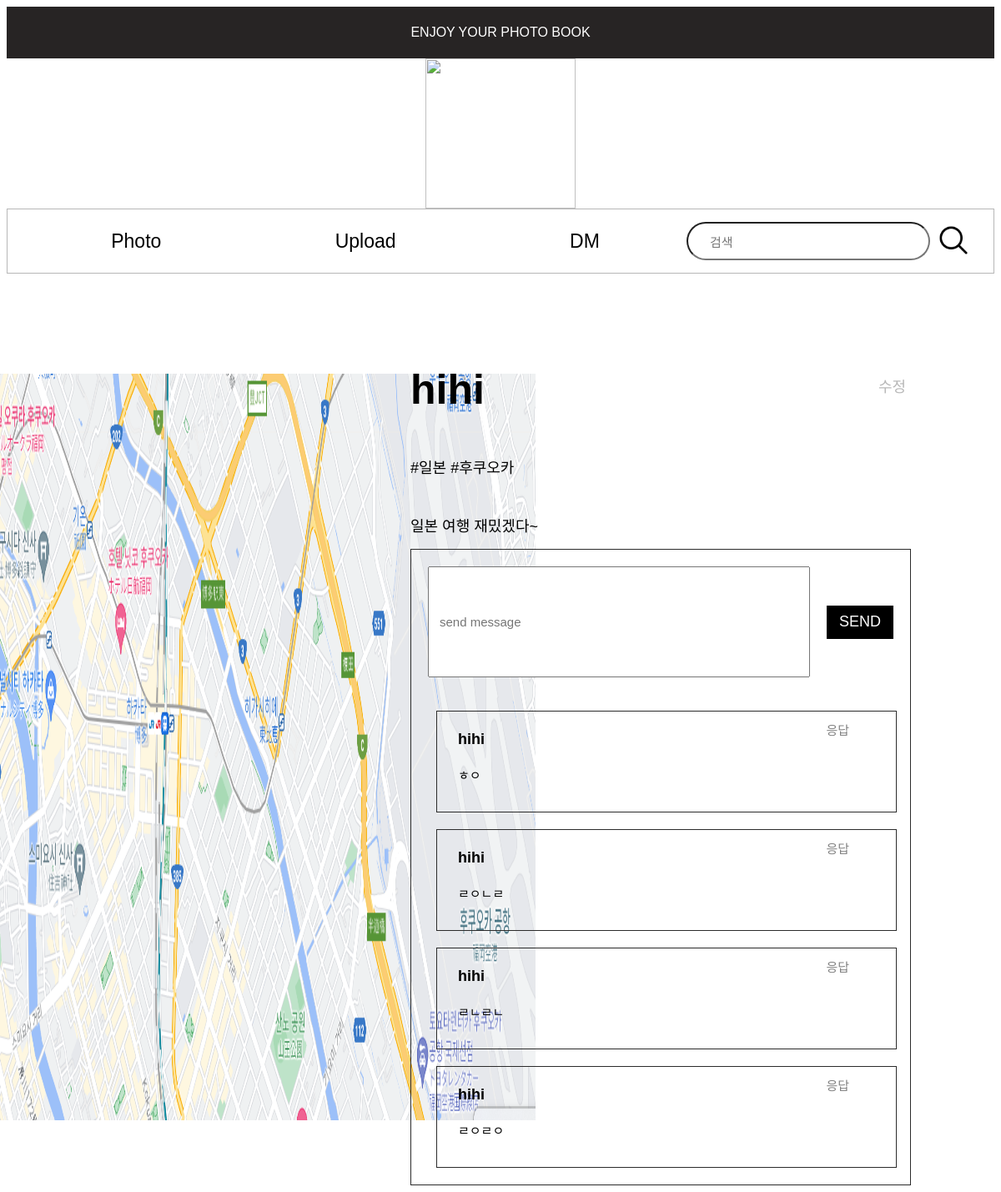
Page /photo_detail/2 on the committed database.
### tables this page shows
CREATE TABLE photo_table (
    photo_ID INTEGER PRIMARY KEY AUTOINCREMENT,
    user_ID INTEGER NOT NULL,
    photo_img TEXT NOT NULL,
    photo_describ TEXT NOT NULL,
    FOREIGN KEY (user_ID) REFERENCES user_table(ID)
);

CREATE TABLE user_table (
    ID INTEGER PRIMARY KEY AUTOINCREMENT,
    user_nickname TEXT NOT NULL,
    user_ID TEXT NOT NULL UNIQUE,
    user_PW TEXT NOT NULL
);

CREATE TABLE DM_table (
    DM_ID INTEGER PRIMARY KEY AUTOINCREMENT,
    user_ID INTEGER NOT NULL,
    photo_ID INTEGER NOT NULL,
    DM_msg TEXT NOT NULL,
    FOREIGN KEY (user_ID) REFERENCES user_table(ID),
    FOREIGN KEY (photo_ID) REFERENCES photo_table(photo_ID)
);

### signup.py (the view)
@app.route('/photo_detail/<int:item_id>')
def photo_detail(item_id):
    with sqlite3.connect('photo_album.db') as con:
        cur = con.cursor()
        cur.execute('''
            SELECT photo_table.photo_img, user_table.user_nickname, GROUP_CONCAT(photo_keyword_table.keyword), photo_table.photo_describ
            FROM photo_table
            JOIN user_table ON photo_table.user_ID = user_table.ID
            LEFT JOIN photo_keyword_table ON photo_table.photo_ID = photo_keyword_table.photo_ID
            WHERE photo_table.photo_ID = ?
            GROUP BY photo_table.photo_ID
        ''', (item_id,))
        photo = cur.fetchone()
        cur.execute('''
            SELECT DM_table.DM_ID, DM_table.DM_msg, user_table.user_nickname, DM_table.user_ID
            FROM DM_table
            JOIN user_table ON DM_table.user_ID = user_table.ID
            WHERE DM_table.photo_ID = ?
        ''', (item_id,))
        dms = cur.fetchall()
    item = {
        'id': item_id,
        'author': photo[1],
        'keywords': ' '.join([f'#{kw}' for kw in photo[2].split(',')]),
        'description': photo[3],
        'img_src': photo[0]
    }
    return render_template('photo_detail.html', item=item, dms=dms)

### templates/photo_detail.html (shortened to what this page needs)
<!DOCTYPE html>
<html>
<head>
    <link rel="stylesheet" href="{{ url_for('static', filename='photo_detail.css') }}" />
</head>
<body>
    <div id='top'>ENJOY YOUR PHOTO BOOK</div>
    <div id="camera_img_container">
        <img id='camera_img' src="{{ url_for('static', filename='assets/camera.png') }}">
    </div>
    <div id="container">
        <div id='topbar_container'>
            <div class="topbar_btn_container"><button class='topbar_btn' onclick="location.href='{{ url_for('mainpage') }}'">Photo</button></div>
            <div class="topbar_btn_container"><button class='topbar_btn' onclick="location.href='{{ url_for('upload_page') }}'">Upload</button></div>
            <div class="topbar_btn_container"><button class='topbar_btn' onclick="location.href='{{ url_for('dm_list') }}'">DM</button></div>
            <div id="keyword_container">
                <form action="search_keyword" method="POST">
                    <input type="text" id="keyword" name="keyword" placeholder="검색">
                    <button id="search_btn"><img id='search_img' src="{{ url_for('static', filename='assets/search.png') }}"></button>
                </form>
            </div>
        </div>
        <div id="photo_container">
            <div class='photo'>
                <img class='photo_img' src="{{ url_for('static', filename=item['img_src']) }}">
            </div>
        </div>
        <div id='photo_detail_container'>
            <div class="photo_detail">
                <p class="author">{{ item['author'] }}</p>
                <button class='item_btn' disabled>수정</button>
                <p class="keyword">{{ item['keywords'] }}</p>
                <p class="description">{{ item['description'] }}</p>
            </div>
        </div>
        <div id="msg_container">
            <div class="msg_send_container">
                <form action="{{ url_for('msg_send') }}" method="POST">
                    <input type="text" id="msg" name="msg" placeholder="send message">
                    <button id="send_btn">SEND</button>
                </form>
            </div>
            {% for dm in dms %}
            <div class="user_msg_container {% if dm[4] %}reply_msg_container{% endif %}" id="msg_{{ dm[0] }}">
                <p class="user_name">{{ dm[2] }}</p>
                <p class="direct_msg">{{ dm[1] }}</p>
                <button class='reply_btn' onclick="showReplyForm({{ dm[0] }})">응답</button>
            </div>
            {% endfor %}
        </div>
    </div>
</body>
</html>

### static/photo_detail.css (style rules this page uses)
body { font-family: 'Noto Sans KR', sans-serif; }
#top { display: flex; justify-content: center; align-items: center; background-color: #272424; color : #FFFFFF; height: 62px; }
#container { display: grid; grid-template-columns: repeat(3, 1fr); grid-template-rows: auto; gap: 0; }
#camera_img_container { display: flex; justify-content: center; align-items: center; }
#camera_img { width: 180px; height: 180px; }
#topbar_container { grid-column: 1/4; border-style: solid; border-color:#b7b7b7; border-width: 1px; display: flex; justify-content: center; align-items: center; height: 76px; padding: 0 20px; }
.topbar_btn_container { display: flex; justify-content: center; align-items: center; gap : 20px; flex-wrap: nowrap; flex-grow : 1; }
.topbar_btn { color:black; background-color: #FFFFFF; border:0px; font-size: 23px; }
#keyword_container { margin-left: auto; display: flex; justify-content: flex-end; }
#search_btn { background-color: #FFFFFF; border:0px; }
#keyword { border-radius: 50px; width: 270px; height: 40px; font-size: 20px; padding-left: 16px; }
input::placeholder { display: flex; align-items: center; font-size: 20px; padding-left: 10px; }
#search_img { width:44px; height: 44px; }
form { display: flex; align-items: center; justify-content: center; }
#photo_container { grid-row : 2/4; grid-column: 1/3; }
.photo { margin-top: 120px; display: flex; align-items: center; flex-direction: column; }
.photo_img { width: 784px; height: 895px; }
#photo_detail_container { grid-column : 3/4; grid-row: 2/3; display: flex; height: 100%; position: relative; }
.photo_detail { margin-top: 120px; display: flex; align-items: center; flex-direction: column; }
.author { position: absolute; top: 60px; left: 0; font-size: 50px; font-weight: 600; }
.item_btn { position: absolute; top: 120px; right: 0; margin-right: 100px; font-size: 18px; font-style: #808080; background-color: transparent; border: 0; }
.keyword { position: absolute; top : 200px; left: 0; font-size: 18px; font-weight: 400; }
.description { position: absolute; top : 270px; left: 0; font-size: 18px; font-weight: 400; }
#msg_container { margin-top: 210px; margin-right: 100px; border: #2b2b2b; border-style: solid; border-width: 1px; min-height: 640px; }
#msg { margin: 20px; width: 450px; height: 127px; font-size: 18px; }
input::placeholder { display: flex; font-size: 15px; }
#send_btn { margin-right: 20px; display: block; font-size: 18px; background-color: black; color: white; text-align: center; border: 0px; width: 80px; height: 40px; }
.user_msg_container { display: flex; position: relative; margin-left: 30px; margin-top: 20px; margin-bottom: 20px; border: #2b2b2b; border-style: solid; border-width: 1px; width: 550px; height : 120px; }
.user_name { position: absolute; top: 5px; margin-left: 25px; font-size: 18px; font-weight: 600; }
.direct_msg { position: absolute; top: 50px; margin-left: 25px; font-size: 15px; }
.reply_btn { position: absolute; top: 10px; right: 50px; font-size: 15px; color: #808080; background-color: transparent; border: 0; }

### rows in the picture
photo_table: photo_img (picture), description "일본 여행 재밌겠다~"
user_table: author "hihi"
DM_table: user_nickname "hihi", DM_msg "ㅎㅇ"
DM_table: user_nickname "hihi", DM_msg "ㄹㅇㄴㄹ"
DM_table: user_nickname "hihi", DM_msg "ㄹㄴㄹㄴ"
DM_table: user_nickname "hihi", DM_msg "ㄹㅇㄹㅇ"

### other values in the picture
{{ item['keywords'] }} "#일본 #후쿠오카"
